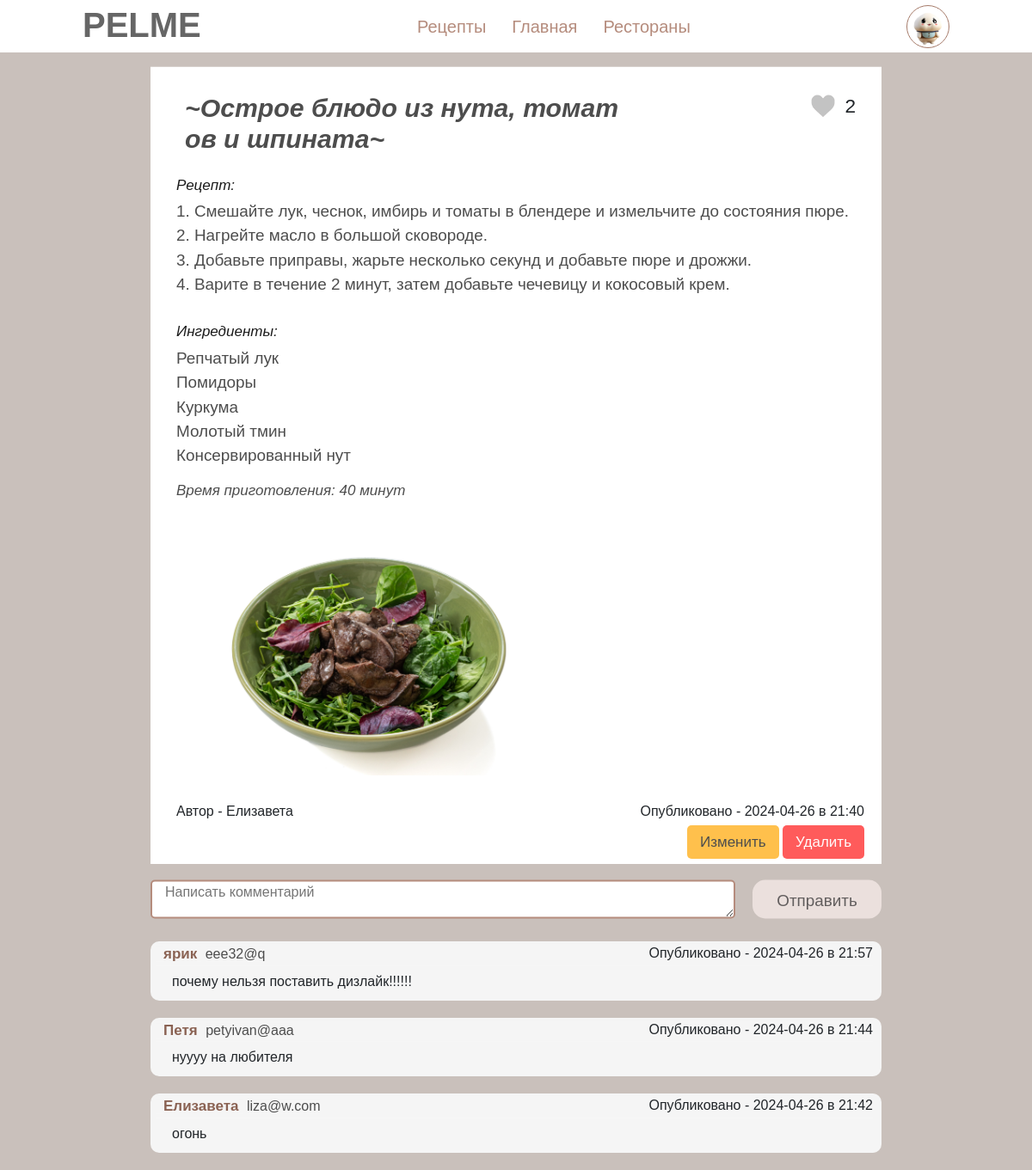
The app's page /read_recipe/2 (signed in) with its own data.
### data/users.py (models this page shows, shortened)
class User(SqlAlchemyBase, UserMixin):
    __tablename__ = 'users'
    id = sqlalchemy.Column(sqlalchemy.Integer, primary_key=True, autoincrement=True)
    name = sqlalchemy.Column(sqlalchemy.String, nullable=True)
    surname = sqlalchemy.Column(sqlalchemy.String, nullable=True)
    avatar = sqlalchemy.Column(sqlalchemy.String, nullable=True)
    email = sqlalchemy.Column(sqlalchemy.String, unique=True, nullable=True)
    level = sqlalchemy.Column(sqlalchemy.String, nullable=True)
    liked_recipes = sqlalchemy.Column(sqlalchemy.String, nullable=True)
    hashed_password = sqlalchemy.Column(sqlalchemy.String, nullable=True)
    modified_date = sqlalchemy.Column(sqlalchemy.DateTime, default=datetime.datetime.now)
    recipes = orm.relationship("Recipes", back_populates='user')

### data/recipes.py (models this page shows)
class Recipes(SqlAlchemyBase):
    __tablename__ = 'recipes'
    id = sqlalchemy.Column(sqlalchemy.Integer, primary_key=True, autoincrement=True)
    name = sqlalchemy.Column(sqlalchemy.String, nullable=True)
    text = sqlalchemy.Column(sqlalchemy.String, nullable=True)
    ingredients = sqlalchemy.Column(sqlalchemy.String, nullable=True)
    time = sqlalchemy.Column(sqlalchemy.String, nullable=True)
    photo = sqlalchemy.Column(sqlalchemy.String, nullable=True)
    count_likes = sqlalchemy.Column(sqlalchemy.String, nullable=True)
    users_likes = sqlalchemy.Column(sqlalchemy.String, nullable=True)
    modified_date = sqlalchemy.Column(sqlalchemy.DateTime, default=datetime.datetime.now)
    is_private = sqlalchemy.Column(sqlalchemy.Boolean, default=True)
    user_id = sqlalchemy.Column(sqlalchemy.Integer, sqlalchemy.ForeignKey("users.id"))
    user = orm.relationship('User')

### data/comments.py (models this page shows)
class Comments(SqlAlchemyBase):
    __tablename__ = 'comments'
    id = sqlalchemy.Column(sqlalchemy.Integer, primary_key=True, autoincrement=True)
    comment = sqlalchemy.Column(sqlalchemy.String, nullable=True)
    count_likes = sqlalchemy.Column(sqlalchemy.String, nullable=True)
    users_likes = sqlalchemy.Column(sqlalchemy.String, nullable=True)
    modified_date = sqlalchemy.Column(sqlalchemy.DateTime, default=datetime.datetime.now)
    user_id = sqlalchemy.Column(sqlalchemy.Integer, sqlalchemy.ForeignKey("users.id"))
    recipe_id = sqlalchemy.Column(sqlalchemy.Integer, sqlalchemy.ForeignKey("recipes.id"))
    user = orm.relationship('User')
    recipe = orm.relationship('Recipes')

### main.py (the view)
@app.route('/read_recipe/<int:id>', methods=['GET','POST'])
def read_recipe(id):
    db_sess = db_session.create_session()
    recipe = db_sess.query(Recipes).filter(Recipes.id == id).first()
    comments = db_sess.query(Comments).filter(Comments.recipe_id == id).order_by(Comments.modified_date.desc()).all()
    user_name = db_sess.query(User).filter(User.id == recipe.user_id).first().name
    list_liked_recipes = []
    if current_user.is_authenticated:
        list_liked_recipes = [int(i) for i in current_user.liked_recipes.split(',') if i != '']
    return render_template('read_recipe.html', recipe=recipe, user_name=user_name,  user=User, db_sess=db_sess, comments=comments, list_recipes=list_liked_recipes)

### data/db_session.py (called while the page is built)
def create_session() -> Session:
    global __factory
    return __factory()

### main.py (called while the page is built)
@login_manager.user_loader
def load_user(user_id):
    db_sess = db_session.create_session()
    return db_sess.query(User).get(user_id)

### templates/read_recipe.html (shortened to what this page needs)
{% extends "base.html" %}
{% block content %}
<link rel="stylesheet" href="/static/css/read_recipe.css">
<div class="field">
    <form class="form-btn" id="likes" action="/change_likes" method="post">
        <div class="in-line-name">
            <h1 class="name">~{{ recipe.name }}~</h1>
            <div class="likes-inline">
                {% if recipe.id in list_recipes %}
                <button class="photo-btn-like"><img src="/static/images/red_heart.png"></button>
                {% else %}
                <button class="photo-btn-like"><img src="/static/images/grey_heart.png"></button>
                {% endif %}
                <div class="likes">{{ recipe.count_likes }}</div>
            </div>
        </div>
    </form>
    <div class="recipe-just">Рецепт:</div><br>
    <div class="recipe"><h1 class="text">{{recipe.text}}</h1></div>
    <div class="ingredients-just">Ингредиенты:</div><br>
    <div class="ingredients"><h1 class="text">{{recipe.ingredients}}</h1></div>
    <div class="time">Время приготовления: {{recipe.time}}</div>
    {% if recipe.photo %}
        <div class="photo"><img src="{{recipe.photo}}"></div>
    {% endif %}
    <div class="author-date">
        <div class="author-recipe">Автор - {{ user_name }} </div>
        <div class="date">Опубликовано - {{ recipe.modified_date.date() }} в {{ recipe.modified_date.hour }}:{{ recipe.modified_date.minute }}</div>
    </div><br>
    {% if current_user.id == recipe.user_id %}
    <div class="btns">
        <a href="/recipe_edit/{{ recipe.id }}" class="btn-edit-recipe">Изменить</a>
        <a href="/recipe_delete/{{ recipe.id }}" class="btn-delete-recipe">Удалить</a>
    </div>
    {% endif %}
</div>
<form name="comment" class="comment-write" action="/write_comment/{{ recipe.id }}" method="POST">
    <textarea type="text" autocomplete="off" id="comment" placeholder="Написать комментарий" name="comment"></textarea>
    <button class="btn-send" onclick="ClearField" type="submit">Отправить</button>
</form>
<div class="comments">
    {% for item in comments %}
    <div class="comment">
        <form class="form-comment" id="show-profile" action="/profile_user_recipe/{{ item.user_id }}" method="post">
        <div class="in-line">
            <div class="inform">
                <div class="author author-email"><button class="link" type="submit">{{ db_sess.query(user).filter(user.id == item.user_id).first().name }}</button></div>
                <div class="email author-email">{{ db_sess.query(user).filter(user.id == item.user_id).first().email }}</div>
            </div>
            <div class="data author-email-data">Опубликовано - {{ item.modified_date.date() }} в {{ item.modified_date.hour }}:{{ item.modified_date.minute }}</div>
        </div>
        </form><br>
        <div class="text-comment">{{ item.comment }}</div>
    </div>
    {% endfor %}
</div>
{% endblock %}

### templates/base.html (shortened to what this page needs)
<!doctype html>
<html lang="en">
<head>
    <link rel="stylesheet"
          href="https://stackpath.bootstrapcdn.com/bootstrap/4.4.1/css/bootstrap.min.css"
>
    <link rel="stylesheet" href="/static/css/base.css">
</head>
<body>
    <header>
      <h1 class="logo">PELME</h1>
     <nav>
         <ul>
             <li><a href="/recipes">Рецепты</a></li>
             <li><a href="/">Главная</a></li>
             <li><a href="/restaurants">Рестораны</a></li>
         </ul>
     </nav>
    {% if current_user.is_authenticated %}
     <div class="avatar">
      <li><img class="img-avatar" src="{{ '/' + current_user.avatar }}">
      </li>
     </div>
   {% else %}
    <div class="buttons">
        <button class="btn-regist" type="button" onclick="location.href='regist'">Регистрация</button>
        <button class="btn-come" type="button" onclick="location.href='login'">Войти</button>
    </div>
   {% endif %}
   </header>
<main>
    {% block content %}{% endblock %}
</main>
</body>
</html>

### static/css/base.css (style rules this page uses)
* { margin: 0; padding: 0; box-sizing: border-box; font-family: sans-serif; list-style: none; text-decoration: none; }
body { background-color: #696969; }
header { background-color: #ffffff; position: fixed; top: 0; left: 0; right: 0; display: flex; justify-content: space-between; align-items: center; padding: 0 8%; z-index: 10; }
header .logo { margin-top: 5px; background-color: #ffffff; font-size: 40px; font-weight: 900; color: #666666; transition: .5s; }
header nav ul li { background-color: #ffffff; position: relative; float: left; top: 0; }
header nav ul li a { padding: 15px; color: #b58c7d; font-size: 20px; display: block; }
.phone, .email { position: relative; background-color: #696969; color: #a8a8a8; top: 30px; margin-bottom: 5px; }
.avatar { background-color: #ffffff; width: 50px; height: 50px; }
.img-avatar { background-color: #ffffff; width: 100%; height: 100%; border-radius: 70px; border: 1.5px solid #a67b6a; }
nav { background-color: #ffffff; }
div li { background-color: #ffffff; }

### records on screen
User: avatar (picture), name "Елизавета", query "Елизавета", query "liza@w.com"
Recipes: name "Острое блюдо из нута, томатов и шпината", count_likes "2", text "1. Смешайте лук, чеснок, имбирь и томаты в блендере и измельчите до состояния пюре. 2. Нагрейте масло в большой сковороде. 3. Добавьте приправы, жарьте несколько секунд и добавьте пюре и дрожжи. 4. Варите в течение 2 минут, затем добавьте чечевицу и кокосовый крем.", ingredients "Репчатый лук Помидоры Куркума Молотый тмин Консервированный нут", time "40 минут", photo (picture), modified_date "2024-04-26", modified_date.hour "21", modified_date.minute "40"
Comments: modified_date "2024-04-26", modified_date.hour "21", modified_date.minute "57", comment "почему нельзя поставить дизлайк!!!!!!"
User: query "ярик", query "eee32@q"
Comments: modified_date "2024-04-26", modified_date.hour "21", modified_date.minute "44", comment "нуууу на любителя"
User: query "Петя", query "petyivan@aaa"
Comments: modified_date "2024-04-26", modified_date.hour "21", modified_date.minute "42", comment "огонь"
